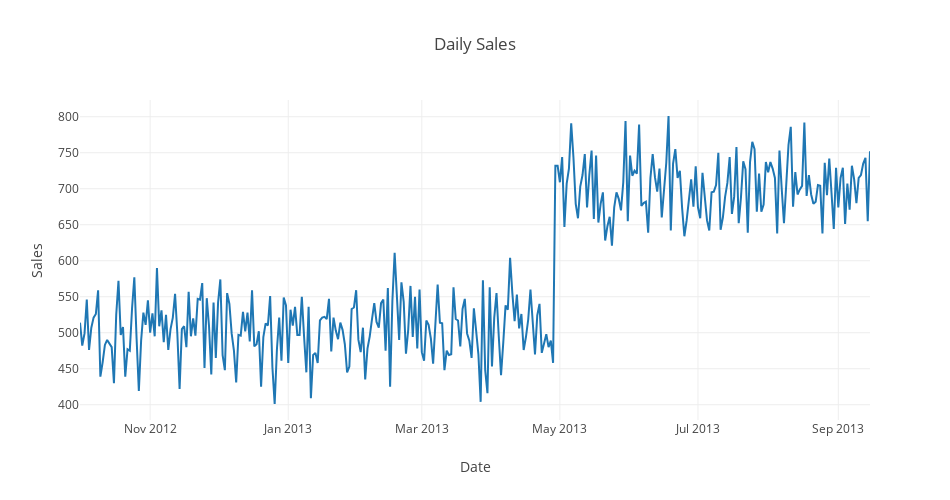

Here is the notebook cell this chart was saved with:
### Markdown cell above
### i) Plot the number of sales by day for all 50 weeks

### Code cell
### Grouping data by days and counting occurrences to get total daily sales
daily_sales = sales_df.groupby(pd.Grouper(freq='D')).count().rename(columns = {'purchaser_gender':'DailySales'})
### Generating plotly line chart
data = [go.Scatter(x = daily_sales.index, y = daily_sales.DailySales)]
layout = go.Layout(
    autosize=True,
    width=950,
    title='Daily Sales',
    height=500,
    xaxis=dict(title = 'Date'),
    yaxis=dict(title = 'Sales')
)
fig = go.Figure(data=data, layout=layout)
iplot(fig)

### Figure 1 — Plotly figure (JSON) as saved in the notebook; plotly's stock layout.template omitted (floating-point values rounded to 4 significant figures; data arrays with more than 128 entries replaced by an {"elided": "..."} marker saying what was removed)
{"data": [{"type": "scatter", "x": {"elided": "350 str values"}, "y": {"elided": "350 int values"}}], "layout": {"autosize": true, "height": 500, "title": "Daily Sales", "width": 950, "xaxis": {"title": "Date"}, "yaxis": {"title": "Sales"}}}
